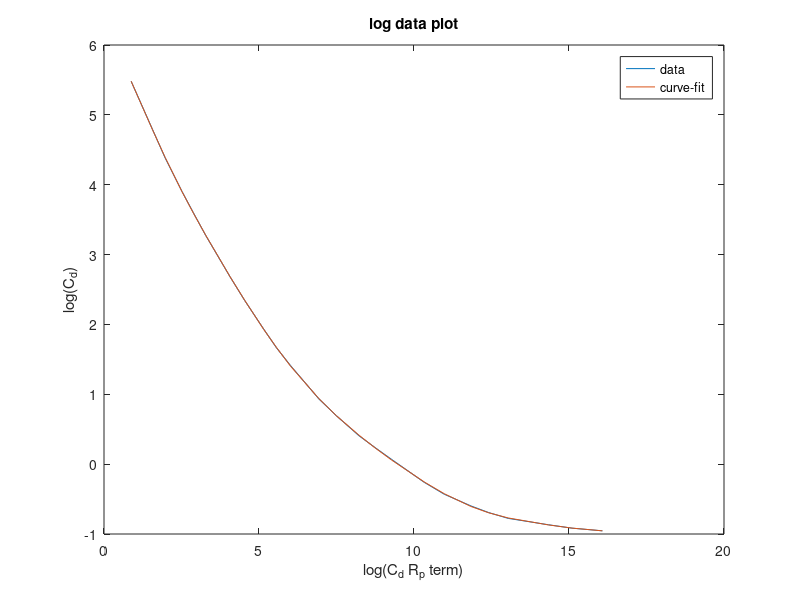

Recreate this plot in MATLAB.
clc
clear
close all

% data(:,1) = C_d
% data(:,2) = C_d_R_p_term
data = [240, 2.4;
        120, 4.8;
        80, 7.2;
        49.5, 12.4;
        36.5, 17.9;
        26.5, 26.5;
        14.6, 58.4;
        10.4, 93.7;
        6.9, 173;
        5.3, 260;
        4.1, 410;
        2.55, 1020;
        2.0, 1800;
        1.5, 3750;
        1.27, 6230;
        1.07, 10700;
        0.77, 30800;
        0.65, 58500;
        0.55, 138000;
        0.5, 245000;
        0.46, 460000;
        0.42, 1680000;
        0.40, 3600000;
        0.385, 9600000];
    
    % this is a highly skewed dataset so we'll take the log of the data
    % and fit a curve to this data instead
    
    log_data = log(data);
    
    % split up into x and y data
    x_data = log_data(:,2);
    y_data = log_data(:,1);
    
    % 'A' matrix for 10th order polynomial
    A = [ones(length(x_data),1), x_data, x_data.^2, x_data.^3, x_data.^4,...
         x_data.^5, x_data.^6, x_data.^7, x_data.^8, x_data.^9, x_data.^10];
    
    % solve for coefficients of polynomial using pseudo-inverse
    x = A \ y_data;
    
    % visualize the curve fit of the data
    % t = min(x_data):(max(x_data) - min(x_data))/22:max(x_data);
    % t = 0:0.01:20;
    t = x_data;
    
    y = x(1) + x(2)*t + x(3)*t.^2 + x(4)*t.^3 + x(5)*t.^4 + x(6)*t.^5 +...
        x(7)*t.^6 + x(8)*t.^7 + x(9)*t.^8 + x(10)*t.^9 + x(11)*t.^10;
    
    plot(x_data, y_data, t, y)
    legend('data', 'curve-fit')
    xlabel('log(C_d R_p term)')
    ylabel('log(C_d)')
    title('log data plot')
    % looks pretty good
    
    % compute Mean Square Error
    fit = ((norm(y - y_data))^2)/24
    
    
    